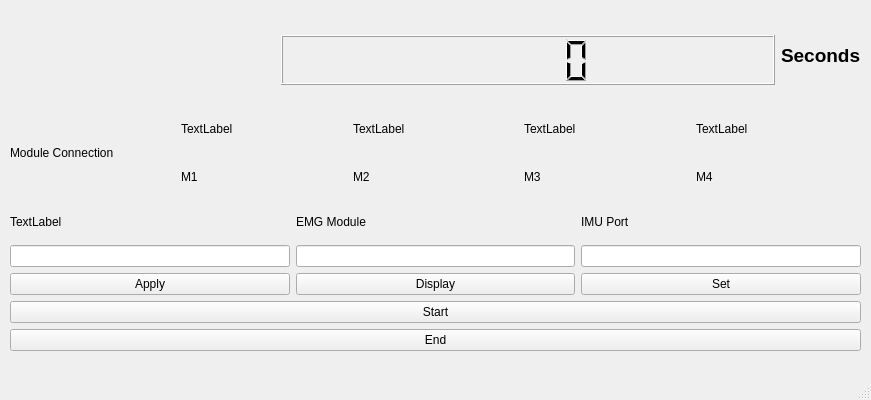
<?xml version="1.0" encoding="UTF-8"?>
<ui version="4.0">
 <class>MainWindow</class>
 <widget class="QMainWindow" name="MainWindow">
  <property name="geometry">
   <rect>
    <x>0</x>
    <y>0</y>
    <width>871</width>
    <height>400</height>
   </rect>
  </property>
  <property name="windowTitle">
   <string>MainWindow</string>
  </property>
  <widget class="QWidget" name="centralwidget">
   <widget class="QWidget" name="gridLayoutWidget">
    <property name="geometry">
     <rect>
      <x>10</x>
      <y>10</y>
      <width>851</width>
      <height>341</height>
     </rect>
    </property>
    <layout class="QGridLayout" name="gridLayout_2">
     <item row="3" column="0">
      <layout class="QHBoxLayout" name="horizontalLayout_2">
       <item>
        <layout class="QVBoxLayout" name="verticalLayout">
         <item>
          <widget class="QLabel" name="label">
           <property name="maximumSize">
            <size>
             <width>16777215</width>
             <height>40</height>
            </size>
           </property>
           <property name="text">
            <string>TextLabel</string>
           </property>
          </widget>
         </item>
         <item>
          <widget class="QLineEdit" name="lineEdit"/>
         </item>
         <item>
          <widget class="QPushButton" name="pushButton_3">
           <property name="text">
            <string>Apply</string>
           </property>
          </widget>
         </item>
        </layout>
       </item>
       <item>
        <layout class="QVBoxLayout" name="verticalLayout_9">
         <item>
          <widget class="QLabel" name="label_13">
           <property name="text">
            <string>EMG Module</string>
           </property>
          </widget>
         </item>
         <item>
          <widget class="QLineEdit" name="lineEdit_3"/>
         </item>
         <item>
          <widget class="QPushButton" name="pushButton_5">
           <property name="text">
            <string>Display</string>
           </property>
          </widget>
         </item>
        </layout>
       </item>
       <item>
        <layout class="QVBoxLayout" name="verticalLayout_2">
         <item>
          <widget class="QLabel" name="label_12">
           <property name="text">
            <string>IMU Port</string>
           </property>
          </widget>
         </item>
         <item>
          <widget class="QLineEdit" name="lineEdit_2"/>
         </item>
         <item>
          <widget class="QPushButton" name="pushButton_4">
           <property name="text">
            <string>Set</string>
           </property>
          </widget>
         </item>
        </layout>
       </item>
      </layout>
     </item>
     <item row="2" column="0">
      <layout class="QHBoxLayout" name="horizontalLayout_4">
       <item>
        <layout class="QHBoxLayout" name="horizontalLayout">
         <item>
          <widget class="QLabel" name="label_3">
           <property name="text">
            <string>Module Connection</string>
           </property>
          </widget>
         </item>
         <item>
          <layout class="QVBoxLayout" name="verticalLayout_3">
           <item>
            <widget class="QLabel" name="label_4">
             <property name="text">
              <string>TextLabel</string>
             </property>
            </widget>
           </item>
           <item>
            <widget class="QLabel" name="label_5">
             <property name="text">
              <string>M1</string>
             </property>
            </widget>
           </item>
          </layout>
         </item>
         <item>
          <layout class="QVBoxLayout" name="verticalLayout_4">
           <item>
            <widget class="QLabel" name="label_6">
             <property name="text">
              <string>TextLabel</string>
             </property>
            </widget>
           </item>
           <item>
            <widget class="QLabel" name="label_7">
             <property name="text">
              <string>M2</string>
             </property>
            </widget>
           </item>
          </layout>
         </item>
         <item>
          <layout class="QVBoxLayout" name="verticalLayout_5">
           <item>
            <widget class="QLabel" name="label_8">
             <property name="text">
              <string>TextLabel</string>
             </property>
            </widget>
           </item>
           <item>
            <widget class="QLabel" name="label_9">
             <property name="text">
              <string>M3</string>
             </property>
            </widget>
           </item>
          </layout>
         </item>
         <item>
          <layout class="QVBoxLayout" name="verticalLayout_6">
           <item>
            <widget class="QLabel" name="label_10">
             <property name="text">
              <string>TextLabel</string>
             </property>
            </widget>
           </item>
           <item>
            <widget class="QLabel" name="label_11">
             <property name="text">
              <string>M4</string>
             </property>
            </widget>
           </item>
          </layout>
         </item>
        </layout>
       </item>
      </layout>
     </item>
     <item row="1" column="0">
      <layout class="QHBoxLayout" name="horizontalLayout_5">
       <item>
        <spacer name="horizontalSpacer">
         <property name="orientation">
          <enum>Qt::Horizontal</enum>
         </property>
         <property name="sizeHint" stdset="0">
          <size>
           <width>20</width>
           <height>20</height>
          </size>
         </property>
        </spacer>
       </item>
       <item>
        <widget class="QLCDNumber" name="lcdNumber">
         <property name="minimumSize">
          <size>
           <width>494</width>
           <height>50</height>
          </size>
         </property>
         <property name="maximumSize">
          <size>
           <width>16777215</width>
           <height>40</height>
          </size>
         </property>
        </widget>
       </item>
       <item>
        <widget class="QLabel" name="label_2">
         <property name="maximumSize">
          <size>
           <width>6777197</width>
           <height>16777215</height>
          </size>
         </property>
         <property name="font">
          <font>
           <family>Arial</family>
           <pointsize>14</pointsize>
           <weight>75</weight>
           <bold>true</bold>
          </font>
         </property>
         <property name="text">
          <string>Seconds</string>
         </property>
         <property name="alignment">
          <set>Qt::AlignLeading|Qt::AlignLeft|Qt::AlignVCenter</set>
         </property>
        </widget>
       </item>
      </layout>
     </item>
     <item row="4" column="0">
      <layout class="QVBoxLayout" name="verticalLayout_7">
       <item>
        <widget class="QPushButton" name="pushButton">
         <property name="text">
          <string>Start</string>
         </property>
        </widget>
       </item>
       <item>
        <widget class="QPushButton" name="pushButton_2">
         <property name="text">
          <string>End</string>
         </property>
        </widget>
       </item>
      </layout>
     </item>
    </layout>
   </widget>
  </widget>
  <widget class="QMenuBar" name="menubar">
   <property name="geometry">
    <rect>
     <x>0</x>
     <y>0</y>
     <width>871</width>
     <height>23</height>
    </rect>
   </property>
  </widget>
  <widget class="QStatusBar" name="statusbar"/>
 </widget>
 <resources/>
 <connections/>
</ui>
